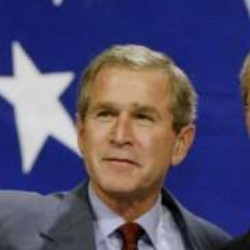
#> input picture images/George_W_Bush_0001.jpg, 250 x 250 px; its folder holds 4 pictures in this run
$ python face_authentication.py
#> lines starting #> are read from the running program, lines starting #| are printed output that depends on the picture
import os
import cv2 as cv
import numpy as np

# Directory path containing training images
training_directory = "images/"

# Load training data from the directory
training_data = []
labels = []

for filename in os.listdir(training_directory):
    if filename.endswith(".jpg") or filename.endswith(".png"):
        image_path = os.path.join(training_directory, filename)
        image = cv.imread(image_path)
#> image is the input picture: shape (250, 250, 3); mean B, G, R 110.6, 78.4, 83.4

        # Convert image to grayscale
        gray = cv.cvtColor(image, cv.COLOR_BGR2GRAY)
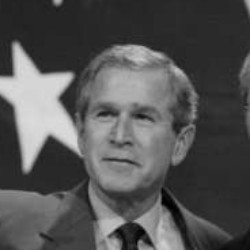
#> gray: shape (250, 250); min 0, max 220, mean 83.6

        # Resize the image if needed
        # gray = cv.resize(gray, (desired_width, desired_height))

        # Flatten the image into a 1D vector
        flattened_image = gray.flatten()

        # Add the flattened image to the training data array
        training_data.append(flattened_image)

        # Add the label for the image (e.g., person's name or ID)
        labels.append(filename.split('.')[0])  # Assumes the file name is the label
#> pass 2 of the loop `for filename in os.listdir(training_directory):`:
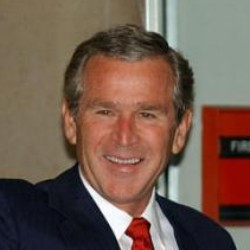
#> input picture images/George_W_Bush_0006.jpg, 250 x 250 px
#> image is the input picture: shape (250, 250, 3); mean B, G, R 78.7, 91.4, 114.5
#> `gray = cv.cvtColor(image, cv.COLOR_BGR2GRAY)`:
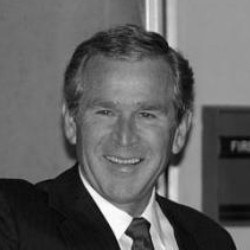
#> gray: shape (250, 250); min 5, max 255, mean 96.9
#> pass 3 of the loop `for filename in os.listdir(training_directory):`:
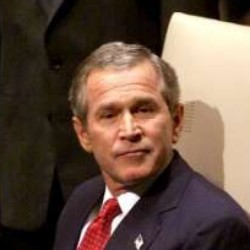
#> input picture images/George_W_Bush_0008.jpg, 250 x 250 px
#> image is the input picture: shape (250, 250, 3); mean B, G, R 67.6, 81.1, 103.8
#> `gray = cv.cvtColor(image, cv.COLOR_BGR2GRAY)`:
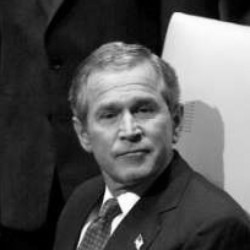
#> gray: shape (250, 250); min 0, max 255, mean 86.4
#> the loop made 4 passes; the first 3 are shown

# Convert training data and labels to numpy arrays
training_data = np.array(training_data)
labels = np.array(labels)

s = []
# Perform face authentication on a testing data image
def authenticate_face(test_image_path):
    # Load the testing data image
    test_image = cv.imread(test_image_path)

    # Convert the testing image to grayscale
#> (the run stopped early here; a loop or call above may not have finished)
